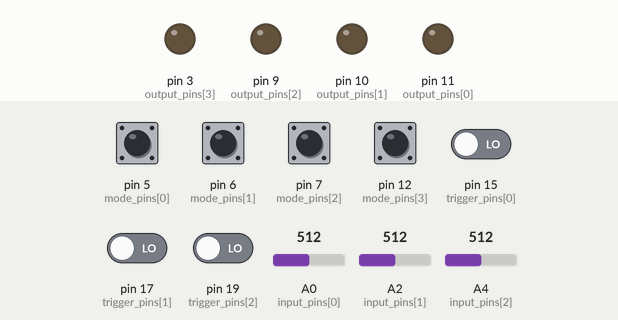
Recording of a sketch running on a simulated Arduino Nano, built with avr-gcc and run on an emulated ATmega328P. Shown: output pins drawn as LEDs (lit = HIGH). The test bench sets the inputs (shaded band); at power-on: pin 5 (mode_pins[0]), pin 6 (mode_pins[1]), pin 7 (mode_pins[2]), pin 12 (mode_pins[3]) HIGH, pin 15 (trigger_pins[0]), pin 17 (trigger_pins[1]), pin 19 (trigger_pins[2]) LOW, A0 (input_pins[0]) = 512, A2 (input_pins[1]) = 512, A4 (input_pins[2]) = 512.

Above: at 1.2 s.
1.3 s: pin 15 (trigger_pins[0]) driven HIGH
At 2.5 s:
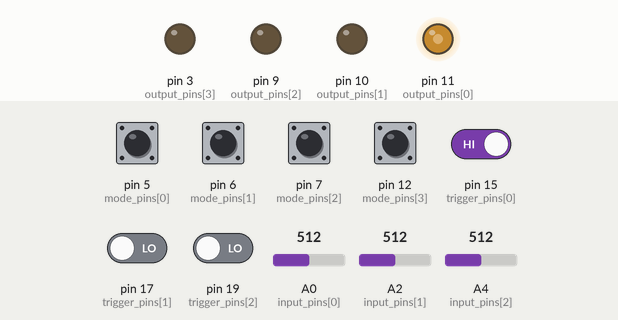
2.8 s: A0 (input_pins[0]) set to 716
At 3.7 s:
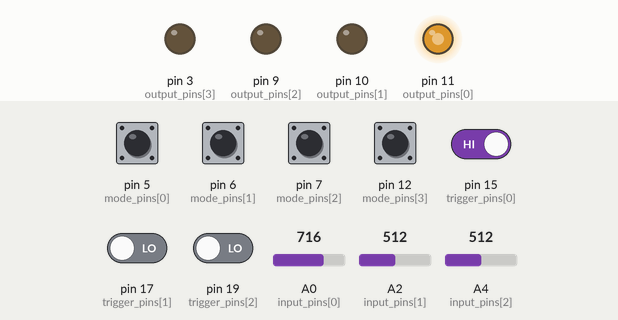
4.3 s: pin 17 (trigger_pins[1]) driven HIGH
At 4.8 s:
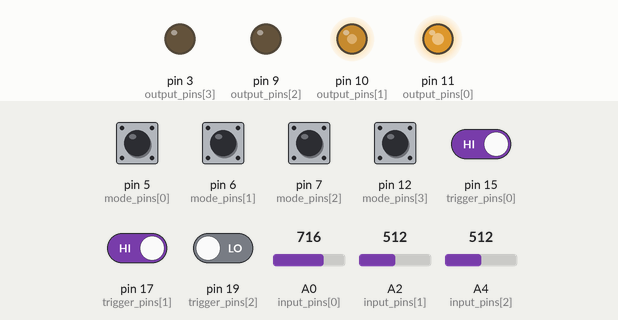
5.8 s: A2 (input_pins[1]) set to 716
At 7.0 s:
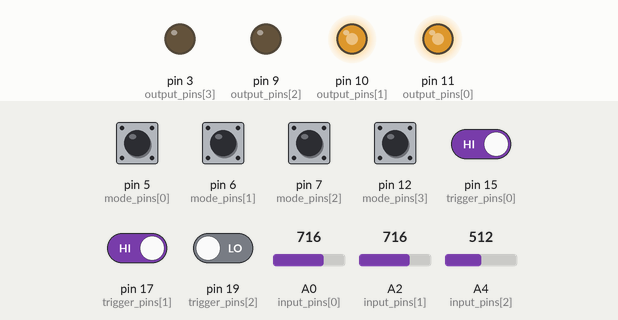
7.3 s: pin 19 (trigger_pins[2]) driven HIGH
At 8.3 s:
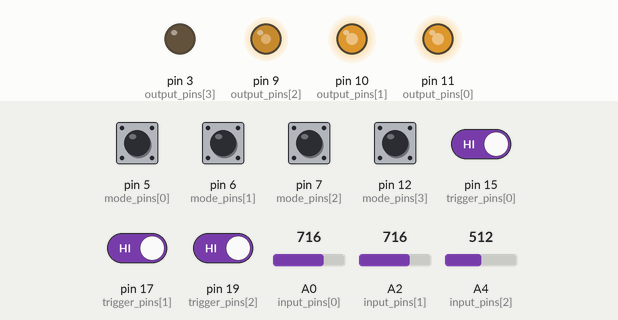
8.8 s: A0 (input_pins[0]) set to 900
At 9.4 s:
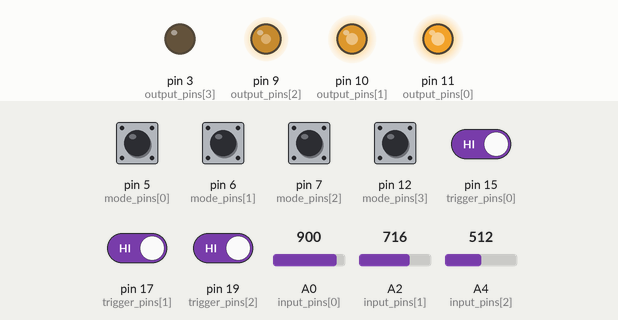
Timing chart, 0 to 11.3 s (numbered marks = the images above; inputs shaded):
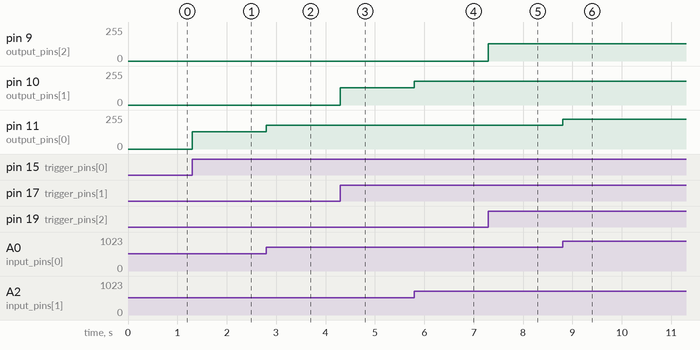

The sketch:

arduino_sample_or_track_and_hold.ino
```cpp
/*
 * A sample-and-hold or track-and-hold module
 *  - Each module contains four S&Hs
 *  - Toggling between S&H and T&H is done with a switch
 *  - Each S&H requires four pins: one analog pin, one PWM pin, and two GPIOs. This caps the number of S&Hs per Arduino Nano at four (16/18 pins used) without complicating the peripheral circuitry.
 *
 *  THIS MODULE IS FINISHED. No optimizations necessary.
 */

//PINS
const byte input_pins[4] = {A0, A2, A4, A6};
const byte output_pins[4] = {11, 10, 9, 3};
const byte trigger_pins[4] = {15, 17, 19, 21};
const byte mode_pins[4] = {5, 6, 7, 12};

bool toggles[4] = {0, 0, 0, 0};
bool triggers[4] = {0, 0, 0, 0};
byte output_values[4] = {0, 0, 0, 0};


void setup() {
  TCCR0B = TCCR0B & B11111000 | B00000010; // set PWM freq on pin 5/6 to ~7.8kHz
  TCCR1B = TCCR1B & B11111000 | B00000010; // set PWM freq on pin 9/10 to ~3.9kHz
  TCCR2B = TCCR2B & B11111000 | B00000010; // set PWM freq on pin 3/11 to ~3.9kHz
}

void loop() {
  for (byte i=0;i<4;i++) {
    //read pins
    bool mode = digitalRead(mode_pins[i]);
    triggers[i] = digitalRead(trigger_pins[i]);

    // S&H mode
    if (mode == 0) {
      if ((toggles[i] == 0) && (triggers[i] == 1)) {
        output_values[i] = analogRead(input_pins[i]) >> 2;
        toggles[i] = 1;
      }
      else if ((toggles[i] == 1) && (triggers[i] == 0)) {
        toggles[i] = 0;
      }
    }

    //T&H mode
    else {
      if (triggers[i] == 1) {
        output_values[i] = analogRead(input_pins[i]) >> 2;
      }
    }
    analogWrite(output_pins[i], output_values[i]);
  }

}
```

Measured:
- after the input at 1.3 s, pin 11 (output_pins[0]): 0/255 → 128/255 at once
- after the input at 2.8 s, pin 11 (output_pins[0]): 128/255 → 179/255 at once
- after the input at 4.3 s, pin 10 (output_pins[1]): 0/255 → 128/255 at once
- after the input at 5.8 s, pin 10 (output_pins[1]): 128/255 → 179/255 at once
- after the input at 7.3 s, pin 9 (output_pins[2]): 0/255 → 128/255 at once
- after the input at 8.8 s, pin 11 (output_pins[0]): 179/255 → 225/255 at once
